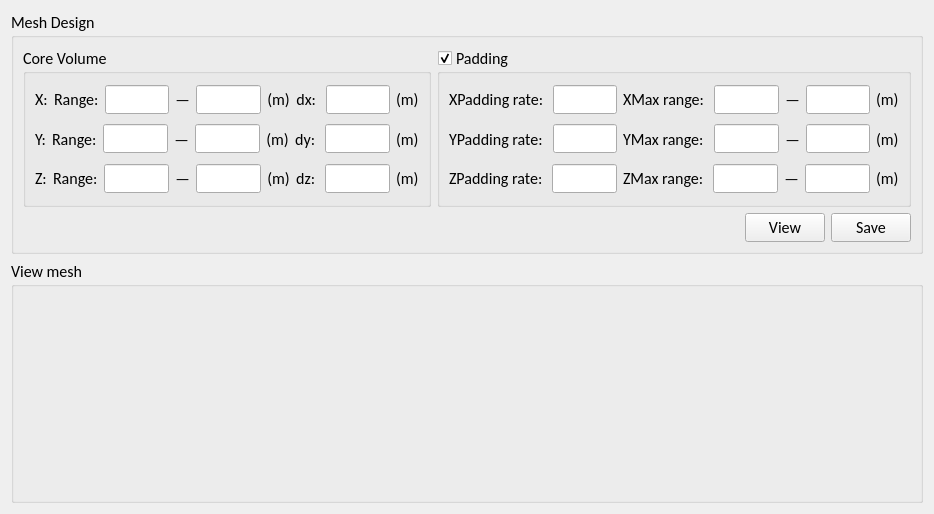
<?xml version="1.0" encoding="UTF-8"?>
<ui version="4.0">
 <class>tab_mesh</class>
 <widget class="QWidget" name="tab_mesh">
  <property name="geometry">
   <rect>
    <x>0</x>
    <y>0</y>
    <width>934</width>
    <height>514</height>
   </rect>
  </property>
  <property name="font">
   <font>
    <family>Calibri</family>
    <pointsize>12</pointsize>
    <weight>50</weight>
    <bold>false</bold>
   </font>
  </property>
  <property name="windowTitle">
   <string>Form</string>
  </property>
  <layout class="QVBoxLayout" name="verticalLayout_4" stretch="0,0">
   <item>
    <widget class="QGroupBox" name="groupBox_MeshDesign">
     <property name="title">
      <string>Mesh Design</string>
     </property>
     <layout class="QVBoxLayout" name="verticalLayout_mesh">
      <item>
       <layout class="QHBoxLayout" name="horizontalLayout">
        <item>
         <widget class="QGroupBox" name="groupBox">
          <property name="font">
           <font>
            <family>Calibri</family>
            <pointsize>12</pointsize>
            <weight>50</weight>
            <bold>false</bold>
           </font>
          </property>
          <property name="title">
           <string>Core Volume</string>
          </property>
          <layout class="QVBoxLayout" name="verticalLayout">
           <item>
            <layout class="QHBoxLayout" name="horizontalLayout_X" stretch="0,0,1,0,1,0,0,1,0">
             <item>
              <widget class="QLabel" name="label_13">
               <property name="text">
                <string>X:</string>
               </property>
              </widget>
             </item>
             <item>
              <widget class="QLabel" name="label_7">
               <property name="text">
                <string>Range:</string>
               </property>
              </widget>
             </item>
             <item>
              <widget class="QLineEdit" name="lineEdit_Xmin">
               <property name="alignment">
                <set>Qt::AlignCenter</set>
               </property>
              </widget>
             </item>
             <item>
              <widget class="QLabel" name="label">
               <property name="text">
                <string>—</string>
               </property>
               <property name="alignment">
                <set>Qt::AlignCenter</set>
               </property>
              </widget>
             </item>
             <item>
              <widget class="QLineEdit" name="lineEdit_Xmax">
               <property name="alignment">
                <set>Qt::AlignCenter</set>
               </property>
              </widget>
             </item>
             <item>
              <widget class="QLabel" name="label_2">
               <property name="text">
                <string>(m)</string>
               </property>
               <property name="alignment">
                <set>Qt::AlignCenter</set>
               </property>
              </widget>
             </item>
             <item>
              <widget class="QLabel" name="label_3">
               <property name="text">
                <string>dx: </string>
               </property>
               <property name="alignment">
                <set>Qt::AlignCenter</set>
               </property>
              </widget>
             </item>
             <item>
              <widget class="QLineEdit" name="lineEdit_dx">
               <property name="alignment">
                <set>Qt::AlignCenter</set>
               </property>
              </widget>
             </item>
             <item>
              <widget class="QLabel" name="label_28">
               <property name="text">
                <string>(m)</string>
               </property>
              </widget>
             </item>
            </layout>
           </item>
           <item>
            <layout class="QHBoxLayout" name="horizontalLayout_Y" stretch="0,0,1,0,1,0,0,1,0">
             <item>
              <widget class="QLabel" name="label_14">
               <property name="text">
                <string>Y:</string>
               </property>
              </widget>
             </item>
             <item>
              <widget class="QLabel" name="label_8">
               <property name="text">
                <string>Range:</string>
               </property>
              </widget>
             </item>
             <item>
              <widget class="QLineEdit" name="lineEdit_Ymin">
               <property name="alignment">
                <set>Qt::AlignCenter</set>
               </property>
              </widget>
             </item>
             <item>
              <widget class="QLabel" name="label_4">
               <property name="text">
                <string>—</string>
               </property>
               <property name="alignment">
                <set>Qt::AlignCenter</set>
               </property>
              </widget>
             </item>
             <item>
              <widget class="QLineEdit" name="lineEdit_Ymax">
               <property name="alignment">
                <set>Qt::AlignCenter</set>
               </property>
              </widget>
             </item>
             <item>
              <widget class="QLabel" name="label_5">
               <property name="text">
                <string>(m)</string>
               </property>
               <property name="alignment">
                <set>Qt::AlignCenter</set>
               </property>
              </widget>
             </item>
             <item>
              <widget class="QLabel" name="label_6">
               <property name="text">
                <string>dy: </string>
               </property>
               <property name="alignment">
                <set>Qt::AlignCenter</set>
               </property>
              </widget>
             </item>
             <item>
              <widget class="QLineEdit" name="lineEdit_dy">
               <property name="alignment">
                <set>Qt::AlignCenter</set>
               </property>
              </widget>
             </item>
             <item>
              <widget class="QLabel" name="label_29">
               <property name="text">
                <string>(m)</string>
               </property>
              </widget>
             </item>
            </layout>
           </item>
           <item>
            <layout class="QHBoxLayout" name="horizontalLayout_Z" stretch="0,0,1,0,1,0,0,1,0">
             <item>
              <widget class="QLabel" name="label_15">
               <property name="text">
                <string>Z:</string>
               </property>
              </widget>
             </item>
             <item>
              <widget class="QLabel" name="label_9">
               <property name="text">
                <string>Range:</string>
               </property>
              </widget>
             </item>
             <item>
              <widget class="QLineEdit" name="lineEdit_Zmin">
               <property name="alignment">
                <set>Qt::AlignCenter</set>
               </property>
              </widget>
             </item>
             <item>
              <widget class="QLabel" name="label_10">
               <property name="text">
                <string>—</string>
               </property>
               <property name="alignment">
                <set>Qt::AlignCenter</set>
               </property>
              </widget>
             </item>
             <item>
              <widget class="QLineEdit" name="lineEdit_Zmax">
               <property name="alignment">
                <set>Qt::AlignCenter</set>
               </property>
              </widget>
             </item>
             <item>
              <widget class="QLabel" name="label_11">
               <property name="text">
                <string>(m)</string>
               </property>
               <property name="alignment">
                <set>Qt::AlignCenter</set>
               </property>
              </widget>
             </item>
             <item>
              <widget class="QLabel" name="label_12">
               <property name="text">
                <string>dz: </string>
               </property>
               <property name="alignment">
                <set>Qt::AlignCenter</set>
               </property>
              </widget>
             </item>
             <item>
              <widget class="QLineEdit" name="lineEdit_dz">
               <property name="alignment">
                <set>Qt::AlignCenter</set>
               </property>
              </widget>
             </item>
             <item>
              <widget class="QLabel" name="label_30">
               <property name="text">
                <string>(m)</string>
               </property>
              </widget>
             </item>
            </layout>
           </item>
          </layout>
         </widget>
        </item>
        <item>
         <widget class="QGroupBox" name="groupBox_2">
          <property name="title">
           <string>Padding</string>
          </property>
          <property name="checkable">
           <bool>true</bool>
          </property>
          <property name="checked">
           <bool>true</bool>
          </property>
          <layout class="QVBoxLayout" name="verticalLayout_2">
           <item>
            <layout class="QHBoxLayout" name="horizontalLayout_Xpadding" stretch="0,1,0,1,0,1,0">
             <item>
              <widget class="QLabel" name="label_16">
               <property name="text">
                <string>XPadding rate: </string>
               </property>
              </widget>
             </item>
             <item>
              <widget class="QLineEdit" name="lineEdit_XpaddingR">
               <property name="alignment">
                <set>Qt::AlignCenter</set>
               </property>
              </widget>
             </item>
             <item>
              <widget class="QLabel" name="label_17">
               <property name="text">
                <string>XMax range: </string>
               </property>
              </widget>
             </item>
             <item>
              <widget class="QLineEdit" name="lineEdit_Xpaddingmin">
               <property name="alignment">
                <set>Qt::AlignCenter</set>
               </property>
              </widget>
             </item>
             <item>
              <widget class="QLabel" name="label_18">
               <property name="text">
                <string>—</string>
               </property>
               <property name="alignment">
                <set>Qt::AlignCenter</set>
               </property>
              </widget>
             </item>
             <item>
              <widget class="QLineEdit" name="lineEdit_Xpaddingmax">
               <property name="alignment">
                <set>Qt::AlignCenter</set>
               </property>
              </widget>
             </item>
             <item>
              <widget class="QLabel" name="label_19">
               <property name="text">
                <string>(m)</string>
               </property>
              </widget>
             </item>
            </layout>
           </item>
           <item>
            <layout class="QHBoxLayout" name="horizontalLayout_Xpadding_2" stretch="0,1,0,1,0,1,0">
             <item>
              <widget class="QLabel" name="label_20">
               <property name="text">
                <string>YPadding rate: </string>
               </property>
              </widget>
             </item>
             <item>
              <widget class="QLineEdit" name="lineEdit_YpaddingR">
               <property name="alignment">
                <set>Qt::AlignCenter</set>
               </property>
              </widget>
             </item>
             <item>
              <widget class="QLabel" name="label_21">
               <property name="text">
                <string>YMax range: </string>
               </property>
              </widget>
             </item>
             <item>
              <widget class="QLineEdit" name="lineEdit_Ypaddingmin">
               <property name="alignment">
                <set>Qt::AlignCenter</set>
               </property>
              </widget>
             </item>
             <item>
              <widget class="QLabel" name="label_22">
               <property name="text">
                <string>—</string>
               </property>
               <property name="alignment">
                <set>Qt::AlignCenter</set>
               </property>
              </widget>
             </item>
             <item>
              <widget class="QLineEdit" name="lineEdit_Ypaddingmax">
               <property name="alignment">
                <set>Qt::AlignCenter</set>
               </property>
              </widget>
             </item>
             <item>
              <widget class="QLabel" name="label_23">
               <property name="text">
                <string>(m)</string>
               </property>
              </widget>
             </item>
            </layout>
           </item>
           <item>
            <layout class="QHBoxLayout" name="horizontalLayout_Xpadding_3" stretch="0,1,0,1,0,1,0">
             <item>
              <widget class="QLabel" name="label_24">
               <property name="text">
                <string>ZPadding rate: </string>
               </property>
              </widget>
             </item>
             <item>
              <widget class="QLineEdit" name="lineEdit_ZpaddingR">
               <property name="alignment">
                <set>Qt::AlignCenter</set>
               </property>
              </widget>
             </item>
             <item>
              <widget class="QLabel" name="label_25">
               <property name="text">
                <string>ZMax range: </string>
               </property>
              </widget>
             </item>
             <item>
              <widget class="QLineEdit" name="lineEdit_Zpaddingmin">
               <property name="alignment">
                <set>Qt::AlignCenter</set>
               </property>
              </widget>
             </item>
             <item>
              <widget class="QLabel" name="label_26">
               <property name="text">
                <string>—</string>
               </property>
               <property name="alignment">
                <set>Qt::AlignCenter</set>
               </property>
              </widget>
             </item>
             <item>
              <widget class="QLineEdit" name="lineEdit_Zpaddingmax">
               <property name="alignment">
                <set>Qt::AlignCenter</set>
               </property>
              </widget>
             </item>
             <item>
              <widget class="QLabel" name="label_27">
               <property name="text">
                <string>(m)</string>
               </property>
              </widget>
             </item>
            </layout>
           </item>
          </layout>
         </widget>
        </item>
       </layout>
      </item>
      <item>
       <layout class="QHBoxLayout" name="horizontalLayout_2" stretch="1,0,0">
        <item>
         <spacer name="horizontalSpacer">
          <property name="orientation">
           <enum>Qt::Horizontal</enum>
          </property>
          <property name="sizeHint" stdset="0">
           <size>
            <width>40</width>
            <height>20</height>
           </size>
          </property>
         </spacer>
        </item>
        <item>
         <widget class="QPushButton" name="pushButton_ViewMesh">
          <property name="text">
           <string>View</string>
          </property>
         </widget>
        </item>
        <item>
         <widget class="QPushButton" name="pushButton_SaveMesh">
          <property name="text">
           <string>Save</string>
          </property>
         </widget>
        </item>
       </layout>
      </item>
     </layout>
    </widget>
   </item>
   <item>
    <widget class="QGroupBox" name="groupBox_ViewMesh">
     <property name="title">
      <string>View mesh</string>
     </property>
     <layout class="QVBoxLayout" name="verticalLayout_view"/>
    </widget>
   </item>
  </layout>
 </widget>
 <resources/>
 <connections/>
</ui>
